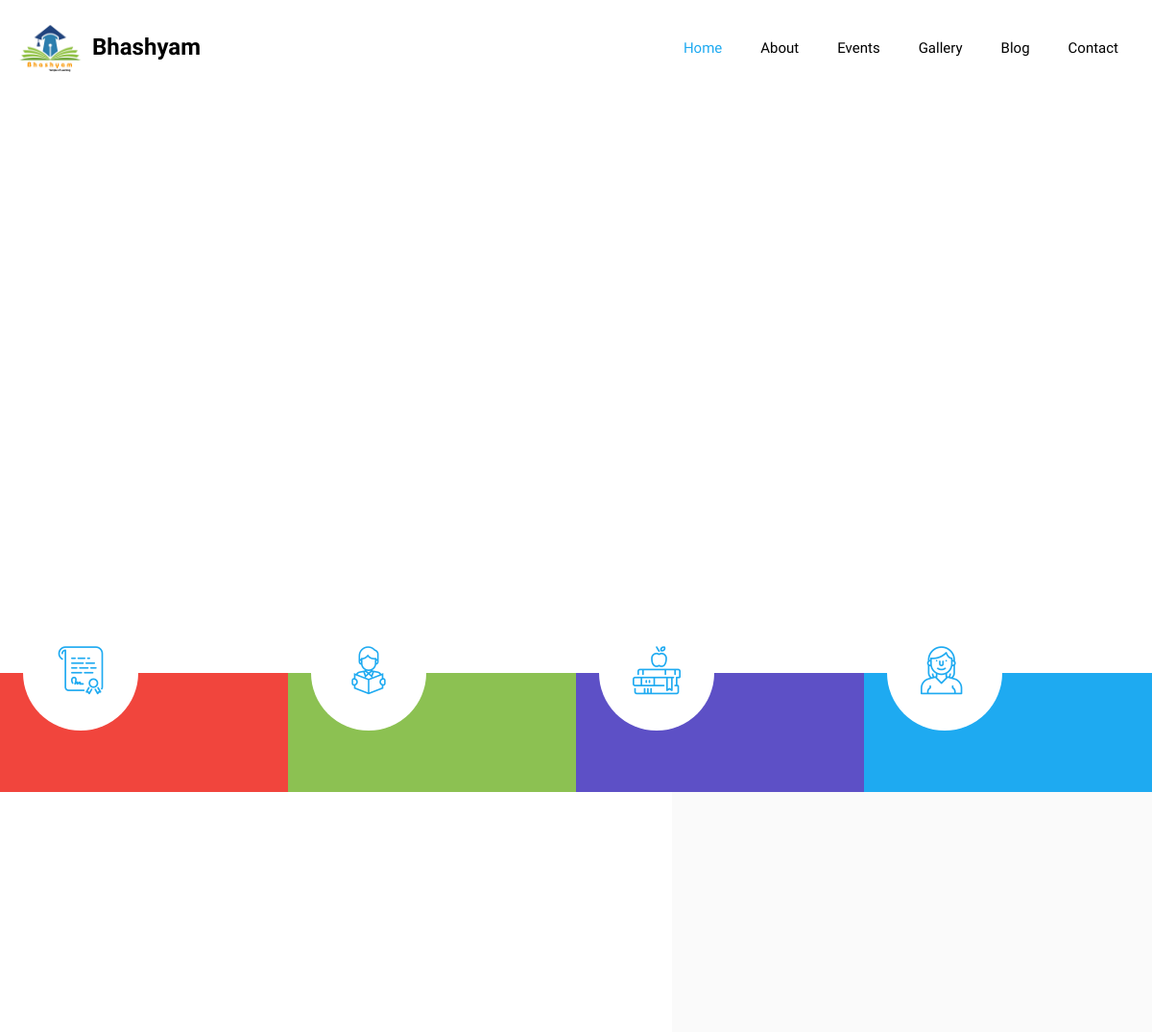
The app's page / (upper part), older data.
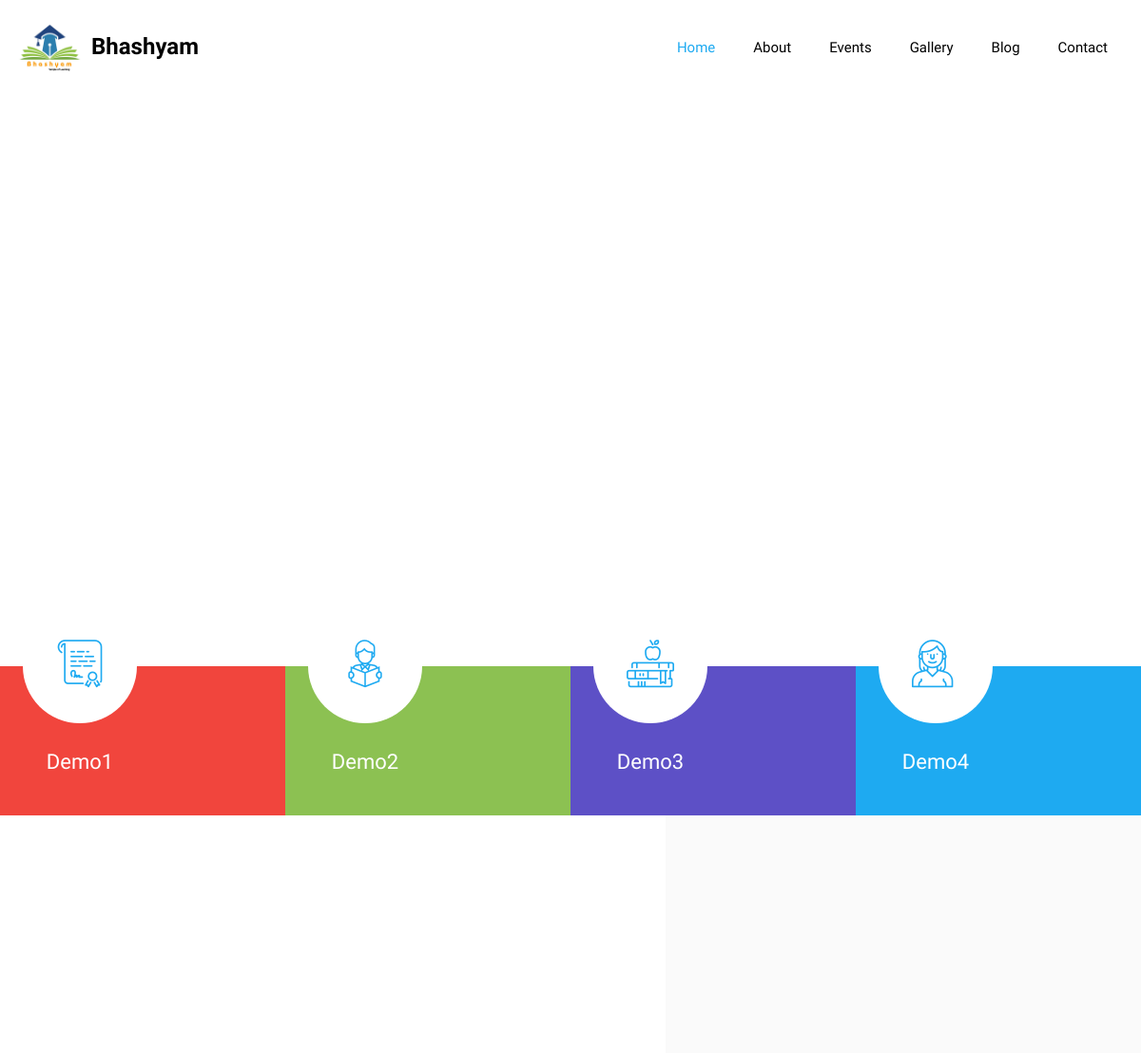
The same page, newer data.
### school/models.py (models this page shows)
class school_tiles(models.Model):
    title=models.CharField(max_length=264)
    details=models.TextField(max_length=100000)
    class Meta:
        verbose_name_plural = "School_Tiles"

### school/views.py (the view)
# urls.py: path('',views.index),
def index(request):
    obj=approach.objects.all()
    data=[]
    for i in obj:
        a=[]
        a.append(i.name)
        a.append(i.details[0:150])
        x=i.name
        x=x.replace(' ','_')
        x="approach/"+x
        a.append(x)
        img="/media/"+str(i.image)
        a.append(img)
        data.append(a)
    obj=events.objects.filter(date__gte=datetime.datetime.now()).order_by('date')
    eves=[]
    ct=0
    for i in obj:
        a=[]
        a.append(i.name)
        x=str(i.date)
        x=x.split('-')
        x=x[2]+'-'+x[1]+'-'+x[0]
        a.append(x)
        img="/media/"+str(i.image)
        a.append(img)
        x=i.name
        x=x.replace(' ','_')
        x="/events/"+x
        a.append(x)
        eves.append(a)
        ct+=1
        if ct==2:
            break
    con=[]
    obj=contact_us.objects.all()
    ctt=0
    for i in obj:
        con.append(i.address)
        con.append(i.mobile_number)
        con.append(i.email)
        break
    tiles=[]
    obj=school_tiles.objects.all()
    for i in obj:
        tiles.append([i.title,'/school/'+i.title.replace(' ','_')])
    car=[]
    obj=Carousel.objects.all()
    for i in obj:
        a=[]
        a.append("/media/"+str(i.image))
        a.append(i.title)
        a.append(i.details)
        car.append(a)
    return render(request,'index.html',context={'data':data,'no_of_events':ct,'events':eves,'contact':con,'tiles':tiles,'carousel':car})

### Templates/index.html (shortened to what this page needs)
{% load static %}
<!DOCTYPE html>
<html lang="en">
  <head>
    <link rel="stylesheet" href="{% static 'css/open-iconic-bootstrap.min.css' %}">
    <link rel="stylesheet" href="{% static 'css/animate.css' %}">
    <link rel="stylesheet" href="{% static 'css/owl.carousel.min.css' %}">
    <link rel="stylesheet" href="{% static 'css/owl.theme.default.min.css' %}">
    <link rel="stylesheet" href="{% static 'css/magnific-popup.css' %}">
    <link rel="stylesheet" href="{% static 'css/aos.css' %}">
    <link rel="stylesheet" href="{% static 'css/ionicons.min.css' %}">
    <link rel="stylesheet" href="{% static 'css/flaticon.css' %}">
    <link rel="stylesheet" href="{% static 'css/icomoon.css' %}">
    <link rel="stylesheet" href="{% static 'css/style.css' %}">
  </head>
  <body>
    <nav class="navbar navbar-expand-lg navbar-dark bg-dark ftco_navbar ftco-navbar-light" id="ftco-navbar">
	    <div class="container d-flex align-items-center">
	    	<a class="navbar-brand" href="">
          <img src="{% static 'images/logo.jpeg' %}" width="75">
          Bhashyam
        </a>
	      <div class="collapse navbar-collapse" id="ftco-nav">
	        <ul class="navbar-nav ml-auto">
            <li class="nav-item active"><a href="/" class="nav-link">Home</a></li>
	        	<li class="nav-item"><a href="/about" class="nav-link">About</a></li>
	        	<li class="nav-item"><a href="/events" class="nav-link">Events</a></li>
	        	<li class="nav-item"><a href="/gallery" class="nav-link">Gallery</a></li>
	        	<li class="nav-item"><a href="/blog" class="nav-link">Blog</a></li>
	          <li class="nav-item"><a href="/contact" class="nav-link">Contact</a></li>
	        </ul>
	      </div>
	    </div>
	  </nav>
    <section class="home-slider owl-carousel">
    </section>
    <section class="ftco-services ftco-no-pb">
			<div class="container-wrap">
				<div class="row no-gutters">
          <div class="col-md-3 d-flex services align-self-stretch pb-4 px-4 ftco-animate bg-quarternary">
            <div class="media block-6 d-block text-center">
              <div class="icon d-flex justify-content-center align-items-center">
            		<span class="flaticon-diploma"></span>
              </div>
              <a href="{{tiles.0.1}}">
              <div class="media-body p-2 mt-3">
                <h3 class="heading">{{tiles.0.0}}</h3>
              </div>
            </a>
            </div>
          </div>
          <div class="col-md-3 d-flex services align-self-stretch pb-4 px-4 ftco-animate bg-tertiary">
            <div class="media block-6 d-block text-center">
              <div class="icon d-flex justify-content-center align-items-center">
            		<span class="flaticon-reading"></span>
              </div>
              <a href="{{tiles.1.1}}">
              <div class="media-body p-2 mt-3">
                <h3 class="heading">{{tiles.1.0}}</h3>
              </div>
            </a>
            </div>
          </div>
          <div class="col-md-3 d-flex services align-self-stretch pb-4 px-4 ftco-animate bg-fifth">
            <div class="media block-6 d-block text-center">
              <div class="icon d-flex justify-content-center align-items-center">
            		<span class="flaticon-books"></span>
              </div>
              <a href="{{tiles.2.1}}">
              <div class="media-body p-2 mt-3">
                <h3 class="heading">{{tiles.2.0}}</h3>
              </div>
            </a>
            </div>
          </div>
          <div class="col-md-3 d-flex services align-self-stretch pb-4 px-4 ftco-animate bg-primary">
            <div class="media block-6 d-block text-center">
              <div class="icon d-flex justify-content-center align-items-center">
            		<span class="flaticon-teacher"></span>
              </div>
              <a href="{{tiles.3.1}}">
              <div class="media-body p-2 mt-3">
                <h3 class="heading">{{tiles.3.0}}</h3>
              </div>
            </a>
            </div>
          </div>
        </div>
			</div>
		</section>
		<section class="ftco-section ftco-no-pt ftc-no-pb">
			<div class="container">
				<div class="row">
					<div class="col-md-5 order-md-last wrap-about py-5 wrap-about bg-light">
					</div>
				</div>
			</div>
		</section>
  </body>
</html>

Row changes from the older to the newer data that the page shows:
added school_tiles: title "Demo1"
added school_tiles: title "Demo2"
added school_tiles: title "Demo3"
added school_tiles: title "Demo4"
